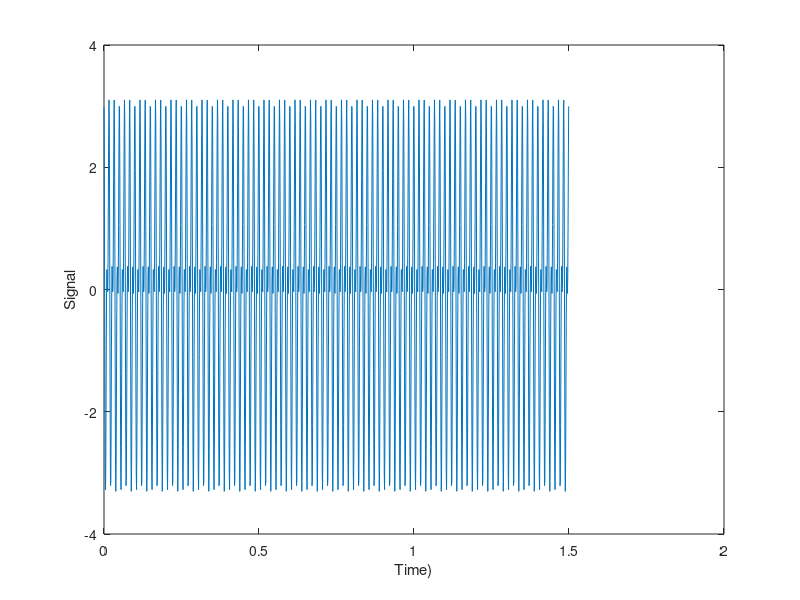
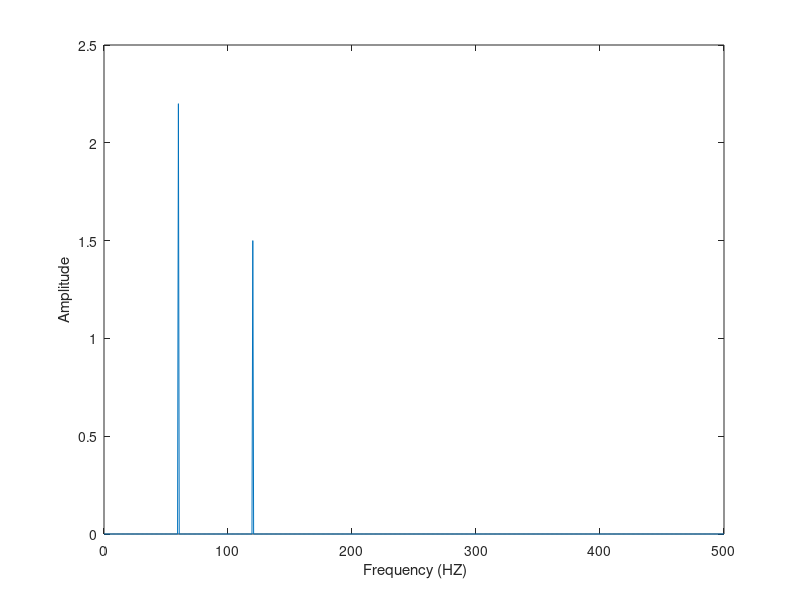
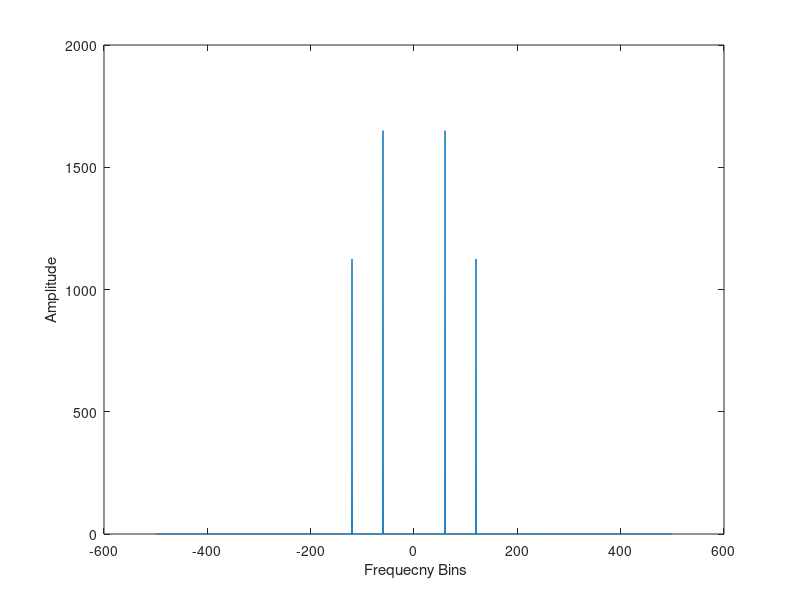

The MATLAB script that drew these images, in order:
%%
clear all;
close all;
clc;

%% Creating signal
Fs=1000;                            %Sampling fresquncy
T_inc=1/Fs;                         %Time increament
T_measure=1.5;                      %Duration of measurment
time=0:T_inc:T_measure - T_inc;     %Vector contains sampling time
L=length(time);                     %Lenght of signal             


%% Sum of a 60Hz and 120 Hz sinusoidal
f1=120;
f2=60;
phi1=1.5;
phi2=2.4;
amplitude1=1.5;
amplitude2=2.2;
y=amplitude1*sin(2.*pi.*f1*time+phi1) + amplitude2*sin(2.*pi.*f2*time+phi2);

%% ploting the signal
figure('Name','Signal in time domain'), plot(time(:), y(:) );
xlabel('Time)')
ylabel('Signal');

%% 
signal_FFT=fft(y,L)/L;
amplitude=2*abs( signal_FFT(1: floor(L/2) +1) );
frequency=Fs/2*linspace(0,1, floor(L/2) +1);

%% plotting the amplitude and frequecy in Hz
figure('Name','Signal in frequency domain'), plot(frequency, amplitude );
xlabel(' Frequency (HZ)')
ylabel('Amplitude');


%% plot using fftshift
c=-Fs/2:  Fs/L  :Fs/2-Fs/L;
figure('Name','Signal in frequency domain'),  plot(c,fftshift(abs( fft(y)  ))) ;
xlabel(' Frequecny Bins')
ylabel('Amplitude');
